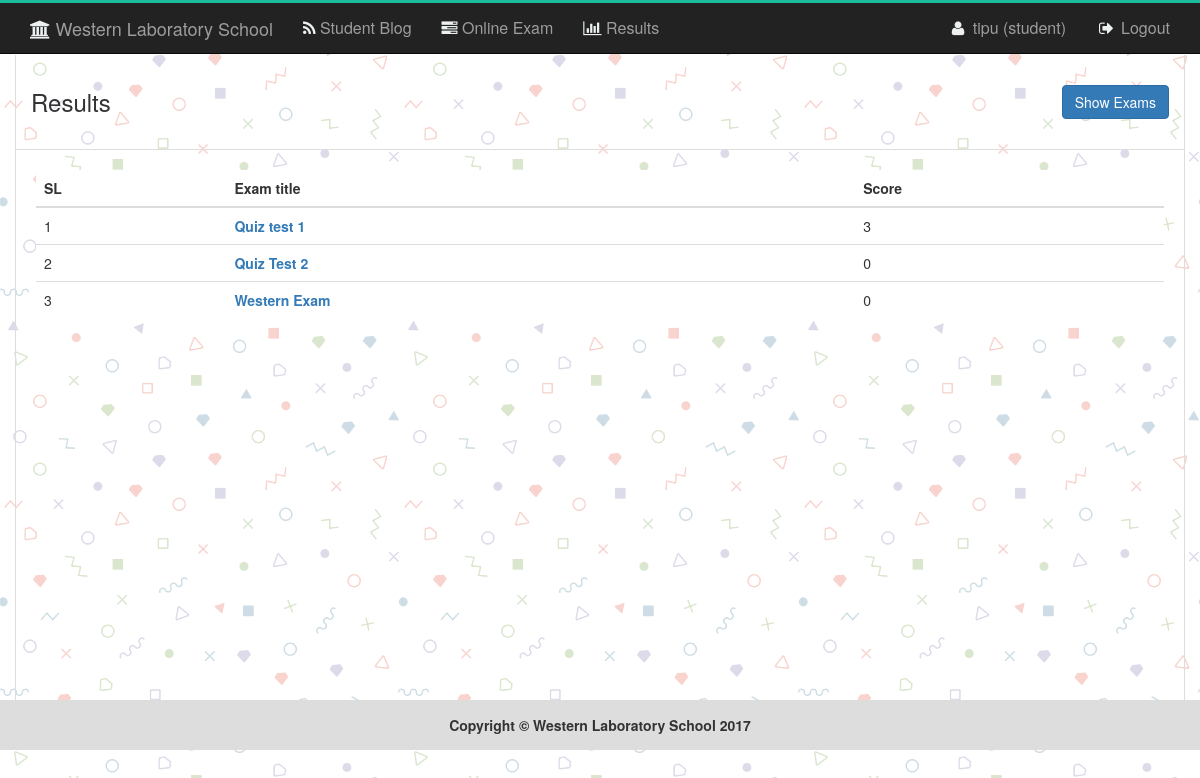
Page /result.php (signed in) on the earlier database version.
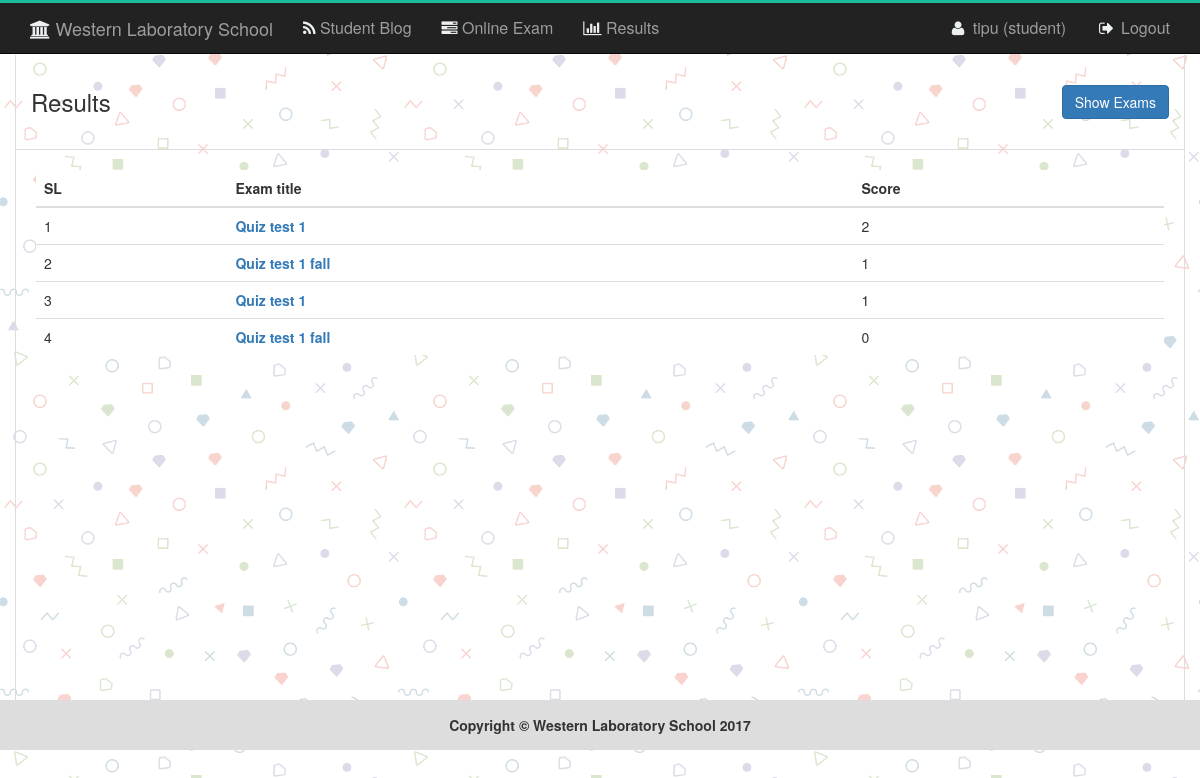
Same page on the later database version.
### tables this page shows
CREATE TABLE `tbl_result` (
  `id` int(11) NOT NULL,
  `exname` varchar(100) NOT NULL,
  `exid` int(11) NOT NULL,
  `userid` int(11) NOT NULL,
  `score` int(11) NOT NULL
);

### libs/Session.php (called while the page is built, shortened)
<?php
class Session{
	 public static function get($key){
	 	if (isset($_SESSION[$key])) {
	 		return $_SESSION[$key];
	 	} else {
	 		return false;
	 	}
	 }
}
?>

### classes/exam.php (called while the page is built, shortened)
<?php
$filepath = realpath(dirname(__FILE__));
include_once ($filepath."/../libs/Database.php");
include_once ($filepath."/../libs/Session.php");
Class Exam{
	private $db;
	public function __construct(){
		$this->db = new Database();
	}
	public function getResultByUser($userid){
		$query = "SELECT * FROM tbl_result WHERE userid='$userid'";
		$getData = $this->db->select($query);
		return $getData;
	}
	}
?>

### libs/Database.php (called while the page is built, shortened)
<?php
Class Database{
	public $host   = DB_HOST;
	public $user   = DB_USER;
	public $pass   = DB_PASS;
	public $dbname = DB_NAME;
	public $link;
	private function connectDB(){
	$this->link = new mysqli($this->host, $this->user, $this->pass, $this->dbname);
 }
	public function select($query){
		$result = $this->link->query($query) or die($this->link->error.__LINE__);
		if($result->num_rows > 0){
			return $result;
		} else {
			return false;
		}
	}
}

### result.php (the view)
<?php
include_once "header.php";
?>
<section id="examlist">
    <div class="container obls_margin obls_border">
        <div class="row">
            <div class="col-md-6 examlistpad">
                <span style="font-size:24px;">Results</span>
            </div>
            <div class="col-md-6 text-right examlistpad">
                <div class="">
                  <a href="examlist.php" class="btn btn-primary">Show Exams</a>
                </div>
            </div>
        </div>
        <div class="row" id="postdetails">
            <div class="col-md-12" style="padding:20px;">
                <table class="table table-hover exlisttable" style="background:#fff">
                    <thead>
                      <tr>
                        <th>SL</th>
                        <th>Exam title</th>
                        <th>Score</th>
                      </tr>
                    </thead>
                    <tbody>
                    <?php
                    $i=0;
                    $userid = Session::get('userid');
                    $getex= $ex->getResultByUser($userid);
                    if ($getex) {
                    while ($row = $getex->fetch_assoc()) {
                      $i++;
                   ?>
                      <tr>
                        <td><?php echo $i;?></td>
                        <td><strong><a href="#"><?php echo $row['exname'];?></a></strong></td>
                        <td><?php echo $row['score'];?></td>
                      </tr>
                    <?php
                          }
                       }else{
                        echo "<td colspan=3>Nothing found !</td>";
                      }
                    ?>
                    </tbody>
                </table>
            </div>
        </div>
    </div>
</section>
<?php
include_once "footer.php";
?>

### header.php (shortened to what this page needs)
<?php
  include_once "libs/Session.php";
  $ex = new Exam();
?>
<!DOCTYPE html>
<html lang="en">
<head>
    <link href="assets/css/bootstrap.min.css" rel="stylesheet">
    <link href="assets/font-awesome/font-awesome.min.css" rel="stylesheet" type="text/css">
    <link rel="stylesheet" href="assets/css/main.css">
</head>
<body>
    <header class="header_area">
        <nav class="navbar navbar-default navbar-inverse navbar-fixed-top main-menu">
            <div class="container">
              <div class="navbar-header">
               <a class="navbar-brand" href="index.php"><i class="fa fa-university" aria-hidden="true"></i> Western Laboratory School</a>
              </div>
              <div class="collapse navbar-collapse" id="bs-example-navbar-collapse-1">
                <ul class="nav navbar-nav">
                  <li><a href="index.php"><i class="fa fa-rss" aria-hidden="true"></i> Student Blog</span></a></li>
                   <?php
                      if(Session::get("checkusertype")){
                    ?>
                  <li><a href="examlist.php"><i class="fa fa-tasks" aria-hidden="true"></i> Online Exam</span></a></li>
                  <li><a href="result.php"><i class="fa fa-bar-chart" aria-hidden="true"></i> Results</span></a></li>
                  <?php } ?>
                </ul>
                <ul class="nav navbar-nav navbar-right">
                  <li class="dropdown">
                   <a href="#"><i class="fa fa-user fa-fw"></i> <?php echo Session::get('username');?> (<?php echo Session::get("usertype");?>)</a>
                  </li>
                  <li><a href="?action=logout" class="nav-link"><i class="fa fa-fw fa-sign-out"></i> Logout</a></li>
                </ul>
              </div>
          </div>
        </nav>
   </header>

### footer.php (shortened to what this page needs)
    <footer class="footer_area clearfix">
      <div class="container">
        <div class="text-center">
          <strong>Copyright © Western Laboratory School 2017<strong>
        </div>
      </div>
    </footer>
</body>
</html>

### assets/css/main.css (style rules this page uses)
body { background-image: url("../img/logintexture.png"); }
.main-menu { font-size: 16px; border-top: 3px solid #1abc9c; margin-bottom: 0px; }
.main-menu i { color: #ecf0f1; }
.obls_border { border-left: 1px solid #ddd; border-right: 1px solid #ddd; }
.footer_area { background: #ddd; height: 50px; display: block; padding-top: 15px; }
.obls_margin { margin-top: 55px; }
#postdetails { min-height: 550px; padding-bottom: 30px; }
.examlistpad { padding: 30px 15px; border-bottom: 1px solid #ddd; }

Differences in the rows shown:
removed tbl_result: exname "Quiz test 1", score "3"
removed tbl_result: exname "Quiz Test 2", score "0"
removed tbl_result: exname "Western Exam", score "0"
added tbl_result: exname "Quiz test 1", score "2"
added tbl_result: exname "Quiz test 1 fall", score "1"
added tbl_result: exname "Quiz test 1", score "1"
added tbl_result: exname "Quiz test 1 fall", score "0"
